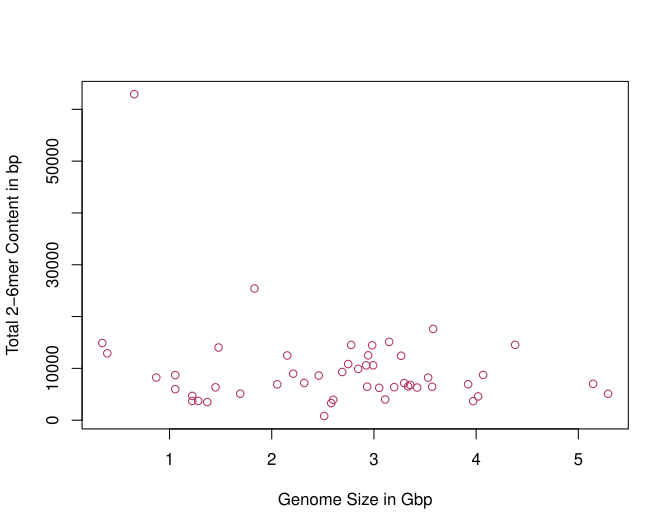

The R source for this figure:
#read in vertebrate data
mydata <-read.csv("../data/vert.data.csv", check.names = F)

#only keep the columns needed
dat <- mydata[,c(1:2,4:6,8,12:23)]

#only keep the data that has all information
datcomp <- dat[complete.cases(dat),]

#plot the total microsatellite content to the genome size
plot(datcomp$`Genome Size`, datcomp$`2-6mer`,
     xlab = "Genome Size in Gbp",
     ylab = "Total 2-6mer Content in bp", 
     col = "maroon")
